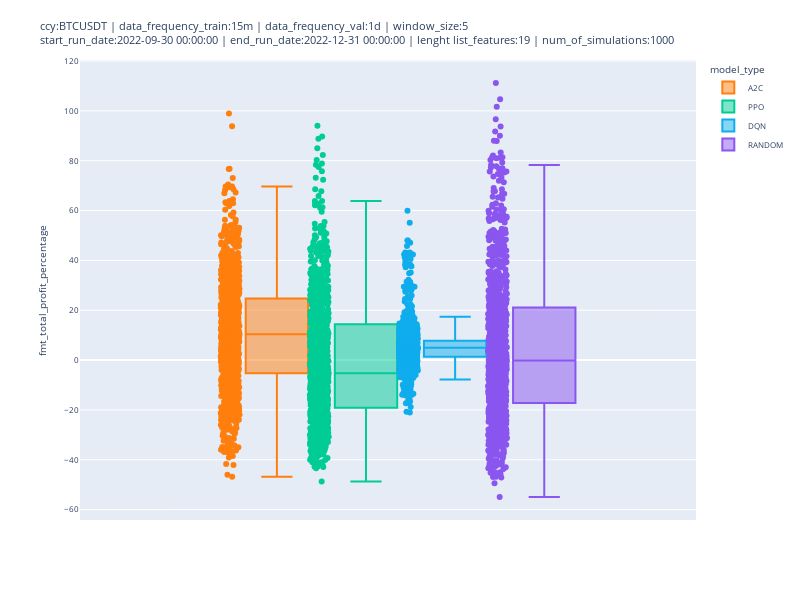

The notebook cell this image was saved under:
### Code cell
fig = px.box(df_sim_results, y="fmt_total_profit_percentage", color="model_type", points="all", color_discrete_sequence=[ "#FF7F0E", "#00CC96", "#10aded", "#8A56EF"],  width=800, height=600)
fig.update_layout(title=str_title, font={'size': 8})
fig.write_html(os.path.join('../results', 'plots', 'total_profit_percentage', 'box_plot_' + file_export_plot_sim_results + '.html'))
fig.show()

### Figure 1 — Plotly figure (JSON) as saved in the notebook; plotly's stock layout.template omitted (floating-point values rounded to 4 significant figures; data arrays with more than 128 entries replaced by an {"elided": "..."} marker saying what was removed)
{"data": [{"alignmentgroup": "True", "boxpoints": "all", "hovertemplate": "model_type=A2C<br>fmt_total_profit_percentage=%{y}<extra></extra>", "legendgroup": "A2C", "marker": {"color": "#FF7F0E"}, "name": "A2C", "notched": false, "offsetgroup": "A2C", "orientation": "v", "showlegend": true, "type": "box", "x0": " ", "xaxis": "x", "y": {"elided": "1000 float values"}, "y0": " ", "yaxis": "y"}, {"alignmentgroup": "True", "boxpoints": "all", "hovertemplate": "model_type=PPO<br>fmt_total_profit_percentage=%{y}<extra></extra>", "legendgroup": "PPO", "marker": {"color": "#00CC96"}, "name": "PPO", "notched": false, "offsetgroup": "PPO", "orientation": "v", "showlegend": true, "type": "box", "x0": " ", "xaxis": "x", "y": {"elided": "1000 float values"}, "y0": " ", "yaxis": "y"}, {"alignmentgroup": "True", "boxpoints": "all", "hovertemplate": "model_type=DQN<br>fmt_total_profit_percentage=%{y}<extra></extra>", "legendgroup": "DQN", "marker": {"color": "#10aded"}, "name": "DQN", "notched": false, "offsetgroup": "DQN", "orientation": "v", "showlegend": true, "type": "box", "x0": " ", "xaxis": "x", "y": {"elided": "1000 float values"}, "y0": " ", "yaxis": "y"}, {"alignmentgroup": "True", "boxpoints": "all", "hovertemplate": "model_type=RANDOM<br>fmt_total_profit_percentage=%{y}<extra></extra>", "legendgroup": "RANDOM", "marker": {"color": "#8A56EF"}, "name": "RANDOM", "notched": false, "offsetgroup": "RANDOM", "orientation": "v", "showlegend": true, "type": "box", "x0": " ", "xaxis": "x", "y": {"elided": "1000 float values"}, "y0": " ", "yaxis": "y"}], "layout": {"boxmode": "group", "font": {"size": 8}, "height": 600, "legend": {"title": {"text": "model_type"}, "tracegroupgap": 0}, "margin": {"t": 60}, "title": {"text": "ccy:BTCUSDT | data_frequency_train:15m | data_frequency_val:1d | window_size:5<br>start_run_date:2022-09-30 00:00:00 | end_run_date:2022-12-31 00:00:00 | lenght list_features:19 | num_of_simulations:1000"}, "width": 800, "xaxis": {"anchor": "y", "domain": [0, 1]}, "yaxis": {"anchor": "x", "domain": [0, 1], "title": {"text": "fmt_total_profit_percentage"}}}}
